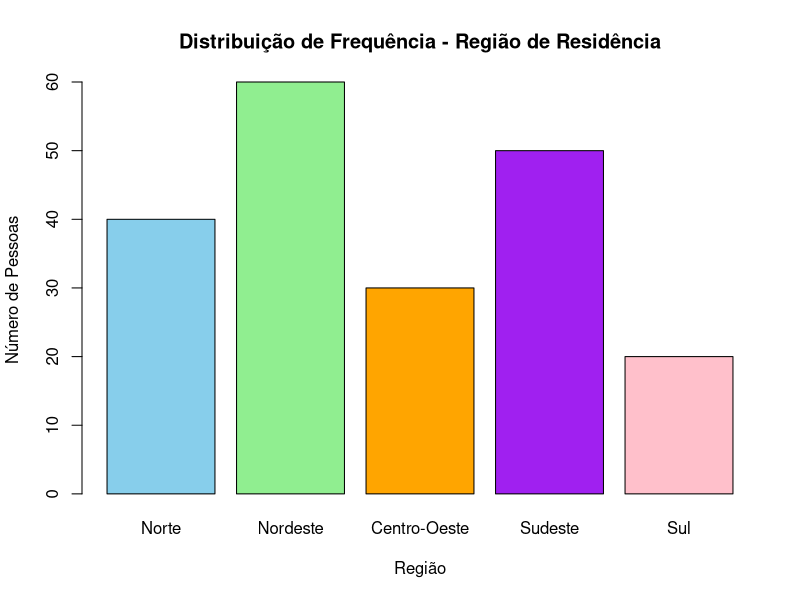
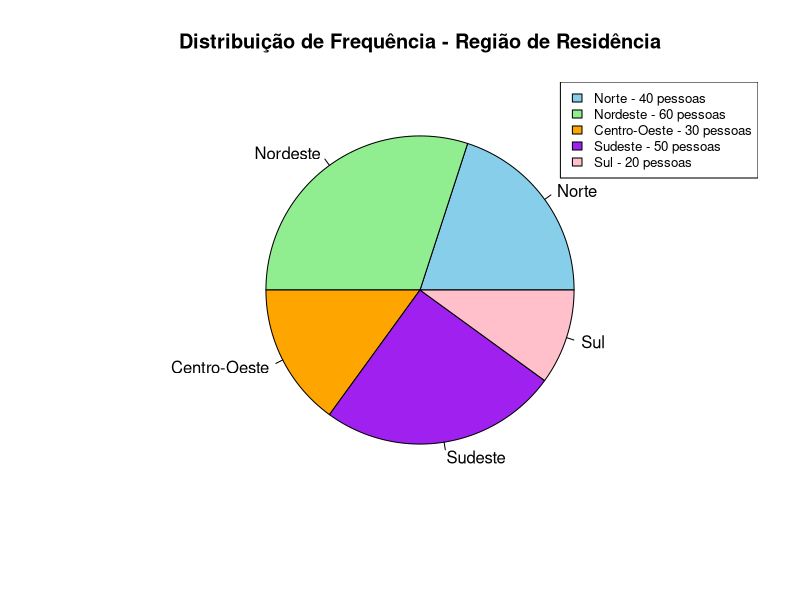
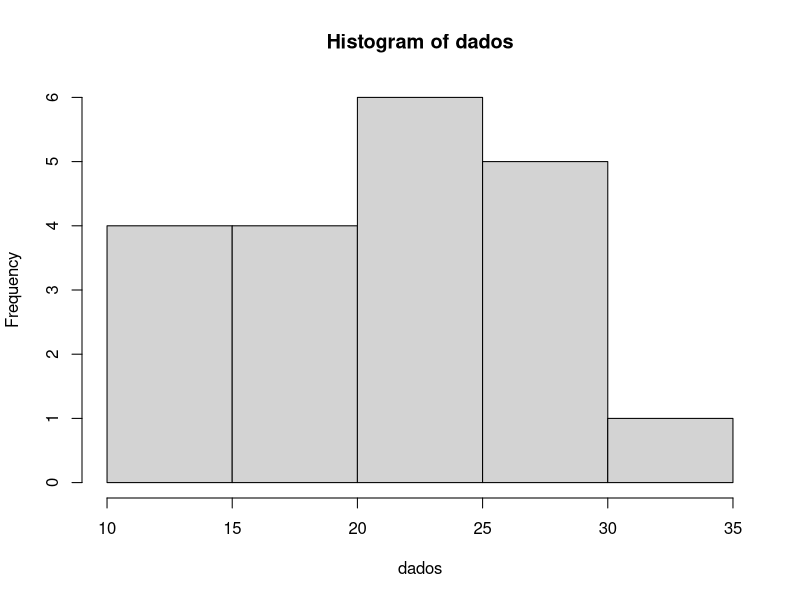
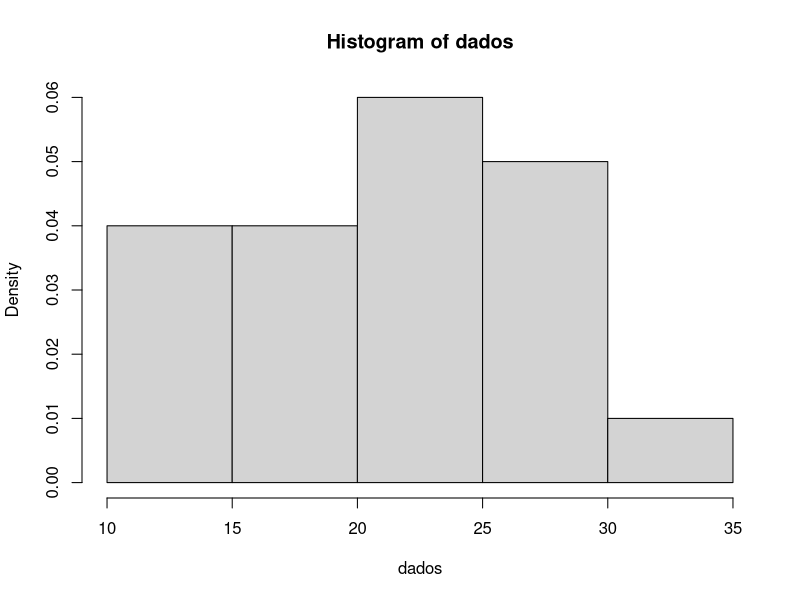

Write the R code that produced these figures, in order.
## ---- chunk 1
knitr::opts_chunk$set(#collapse = TRUE,
                      echo = TRUE, 
                      size = "footnotesize",
                      comment = NA,
                      warning = FALSE,
                      message = FALSE,
                      #out.width = "1\\linewidth",
                      fig.align = "center",
                      fig.width = 8, 
                      fig.height = 4, 
                      fig.show = "hold",
                      #fig.path = "Figuras1/",
                      fig.pos = "!htb",
                      fig.cap = TRUE,
                      background = "#E6E6FA",
                      #background = "black",
                      dev = c("png",'pdf'),
                      res=300,
                      dpi = 300)
## ---- chunk 2
#library(tidyverse)
#library(tinytex)
library(knitr)
library(kableExtra)
library(xtable)
library(ggplot2)
library(dplyr)
## ---- chunk 3
#| label: tbl-frutas
#| tbl-cap: "Distribuição por categoria de frutas."
#| tbl-cap-location: top

# Dados das categorias
categorias <- c("Maçã", "Banana", "Laranja", "Uva", "Manga")
frequencia <- c(25, 30, 20, 15, 10)

# Cálculo do total
total <- sum(frequencia)

# Proporção e percentual
prop <- frequencia / total
perc <- paste0(round(prop * 100, 2), "%")

# Montando a tabela com linha de Total
tabela_frutas <- rbind(
  data.frame(
    Categoria = categorias,
    Frequência = frequencia,
    Proporção = round(prop, 2),
    Percentual = perc
  ),
  data.frame(
    Categoria = "Total",
    Frequência = total,
    Proporção = 1.00,
    Percentual = "100%"
  )
)

# Gerando a tabela
kable(tabela_frutas, align = "c") %>%
  kable_styling(full_width = FALSE,
                bootstrap_options = c("striped", "hover", "condensed", "responsive")) %>%
  row_spec(nrow(tabela_frutas), bold = TRUE)  # destaca a última linha


## ---- chunk 4
#| label: tbl-regioes
#| tbl-cap: "Distribuição por região."
#| tbl-cap-location: top

# Criando os dados
regioes <- c("Norte", "Nordeste", "Centro-Oeste", "Sudeste", "Sul", "Total")
frequencia <- c(40, 60, 30, 50, 20, 200)
proporcao <- c(0.20, 0.30, 0.15, 0.25, 0.10, 1.00)
percentual <- c("20%", "30%", "15%", "25%", "10%", "100%")

tabela <- data.frame(
  Região = regioes,
  Frequência = frequencia,
  Proporção = proporcao,
  Percentual = percentual
)

# Gerando a tabela
kable(tabela, align = "c") %>%
  kable_styling(full_width = FALSE,
                bootstrap_options = c("striped", "hover", "condensed", "responsive")) %>%
  row_spec(6, bold = TRUE)  # deixa a linha do Total em negrito


## ---- chunk 5

# Dados da pesquisa
regioes <- c("Norte", "Nordeste", "Centro-Oeste", "Sudeste", "Sul")
frequencias <- c(40, 60, 30, 50, 20)

# Criar gráfico de barras
barplot(frequencias,
        names.arg = regioes,
        col = c("skyblue", "lightgreen", "orange", "purple", "pink"),
        main = "Distribuição de Frequência - Região de Residência",
        xlab = "Região",
        ylab = "Número de Pessoas")
# 

## ---- chunk 6


# Dados da pesquisa
regioes <- c("Norte", "Nordeste", "Centro-Oeste", "Sudeste", "Sul")
frequencias <- c(40, 60, 30, 50, 20)

# Criar gráfico de setores
pie(frequencias,
    labels = regioes,
    col = c("skyblue", "lightgreen", "orange", "purple", "pink"),
    main = "Distribuição de Frequência - Região de Residência")

# Adicionar legenda com valores
legend("topright",
       legend = paste(regioes, "-", frequencias, "pessoas"),
       fill = c("skyblue", "lightgreen", "orange", "purple", "pink"),
       cex = 0.8)

## ---- chunk 7
#| label: tbl-satisfacao
#| tbl-cap: "Distribuição por grau de satisfação."
#| tbl-cap-location: top
# Dados
categorias <- c("Muito insatisfeito", "Insatisfeito", "Neutro", "Satisfeito", "Muito satisfeito")
frequencia <- c(10, 20, 30, 40, 20)

# Total
total <- sum(frequencia)

# Proporção e percentual
prop <- frequencia / total
perc <- paste0(round(prop * 100, 1), "%")

# Montando tabela com linha de Total
tabela_satisfacao <- rbind(
  data.frame(
    "Grau de Satisfação" = categorias,
    "Frequência" = frequencia,
    "Proporção" = round(prop, 3),
    "Percentual" = perc,
    check.names = FALSE
  ),
  data.frame(
    "Grau de Satisfação" = "Total",
    "Frequência" = total,
    "Proporção" = 1.00,
    "Percentual" = "100%",
    check.names = FALSE
  )
)

# Gerando a tabela
kable(tabela_satisfacao, align = "c") %>%
  kable_styling(full_width = FALSE,
                bootstrap_options = c("striped", "hover", "condensed", "responsive")) %>%
  row_spec(nrow(tabela_satisfacao), bold = TRUE)  # destaca a linha do Total


## ---- chunk 8
#| label: tbl-satisfacaoacumulada
#| tbl-cap: "Distribuição acumulada por grau de satisfação."
#| tbl-cap-location: top
# Dados
categorias <- c("Muito satisfeito", "Satisfeito", "Neutro", "Insatisfeito", "Muito insatisfeito")
frequencia <- c(20, 40, 30, 20, 10)

# Total
total <- sum(frequencia)

# Frequência acumulada
freq_acum <- cumsum(frequencia)

# Percentual acumulado
perc_acum <- paste0(round(freq_acum / total * 100, 1), "%")

# Montando tabela com linha de Total
tabela_satisfacao_acum <- rbind(
  data.frame(
    "Grau de Satisfação" = categorias,
    "Frequência" = frequencia,
    "Freq. Acumulada" = freq_acum,
    "Percentual Acumulado" = perc_acum,
    check.names = FALSE
  ),
  data.frame(
    "Grau de Satisfação" = "Total",
    "Frequência" = total,
    "Freq. Acumulada" = total,
    "Percentual Acumulado" = "100%",
    check.names = FALSE
  )
)

# Gerando a tabela
kable(tabela_satisfacao_acum, align = "c") %>%
  kable_styling(full_width = FALSE,
                bootstrap_options = c("striped", "hover", "condensed", "responsive")) %>%
  row_spec(nrow(tabela_satisfacao_acum), bold = TRUE)  # destaca a linha do Total


## ---- chunk 9
#| label: tbl-ensino
#| tbl-cap: "Distribuição por nível de ensino."
#| tbl-cap-location: top
# Dados
categorias <- c("Pós-graduação", "Ensino Superior", "Ensino Médio",
                "Ensino Fundamental II", "Ensino Fundamental I")
frequencia <- c(500, 1500, 2500, 2000, 1000)

# Total
total <- sum(frequencia)

# Proporção e porcentagem
prop <- frequencia / total
perc <- paste0(round(prop * 100, 1), "%")

# Frequência acumulada e percentual acumulado
freq_acum <- cumsum(frequencia)
perc_acum <- paste0(round(freq_acum / total * 100, 1), "%")

# Montando tabela com linha de Total
tabela_ensino <- rbind(
  data.frame(
    "Nível de Ensino" = categorias,
    "Frequência" = frequencia,
    "Proporção" = round(prop, 3),
    "Porcentagem" = perc,
    "Freq. Acumulada (%)" = perc_acum,
    check.names = FALSE
  ),
  data.frame(
    "Nível de Ensino" = "Total",
    "Frequência" = total,
    "Proporção" = 1.00,
    "Porcentagem" = "100%",
    "Freq. Acumulada (%)" = "100%",
    check.names = FALSE
  )
)

# Gerando a tabela
kable(tabela_ensino, align = "c") %>%
  kable_styling(full_width = FALSE,
                bootstrap_options = c("striped", "hover", "condensed", "responsive")) %>%
  row_spec(nrow(tabela_ensino), bold = TRUE)  # destaca a linha do Total

## ---- chunk 10
#| label: tbl-idade
#| tbl-cap: "Distribuição por intervalo de idade."
#| tbl-cap-location: top
# Dados
intervalos <- c(
  "\\(10 \\vdash 20\\)",
  "\\(20 \\vdash 30\\)",
  "\\(30 \\vdash 40\\)",
  "\\(40 \\vdash 50\\)",
  "\\(50 \\vdash 60\\)",
  "\\(60 \\vdash 70\\)"
)
frequencia <- c(8, 20, 25, 22, 15, 10)

# Total
total <- sum(frequencia)

# Proporção e porcentagem
prop <- frequencia / total
perc <- paste0(round(prop * 100, 1), "%")

# Frequência acumulada e percentual acumulado
freq_acum <- cumsum(frequencia)
perc_acum <- paste0(round(freq_acum / total * 100, 1), "%")

# Montando tabela com linha de Total
tabela_idade <- rbind(
  data.frame(
    "Intervalo de Idade" = intervalos,
    "Frequência" = frequencia,
    "Proporção" = round(prop, 2),
    "Porcentagem" = perc,
    "Freq. Acumulada (%)" = perc_acum,
    check.names = FALSE
  ),
  data.frame(
    "Intervalo de Idade" = "Total",
    "Frequência" = total,
    "Proporção" = 1.00,
    "Porcentagem" = "100%",
    "Freq. Acumulada (%)" = "100%",
    check.names = FALSE
  )
)

# Gerando a tabela
kable(tabela_idade, align = "c", escape = FALSE) %>%   # escape=FALSE para renderizar LaTeX ($\vdash$)
  kable_styling(full_width = FALSE,
                bootstrap_options = c("striped", "hover", "condensed", "responsive")) %>%
  row_spec(nrow(tabela_idade), bold = TRUE)  # destaca a linha do Total


## ---- chunk 11
#| label: tbl-tempo
#| tbl-cap: "Distribuição por intervalo de tempo."
#| tbl-cap-location: top
# Dados
intervalos <- c(
  "\\(0 \\vdash 10\\)",
  "\\(10 \\vdash 20\\)",
  "\\(20 \\vdash 30\\)",
  "\\(30 \\vdash 40\\)",
  "\\(40 \\vdash 50\\)",
  "\\(50 \\vdash 60\\)",
  "\\(60 \\vdash 70\\)"
)
frequencia <- c(5, 12, 15, 10, 8, 6, 4)
# Montando tabela com colunas incompletas
tabela_exercicio <- rbind(
  data.frame(
    "Intervalo de Tempo" = intervalos,
    "Frequência" = frequencia,
    "Proporção" = "...",
    "Porcentagem" = "...",
    "Freq. Acumulada (%)" = "...",
    check.names = FALSE
  ),
  data.frame(
    "Intervalo de Tempo" = "Total",
    "Frequência" = sum(frequencia),
    "Proporção" = "1.00",
    "Porcentagem" = "100%",
    "Freq. Acumulada (%)" = "100%",
    check.names = FALSE
  )
)

# Gerando a tabela
kable(tabela_exercicio, align = "c", escape = FALSE) %>%
  kable_styling(full_width = FALSE,
                bootstrap_options = c("striped", "hover", "condensed", "responsive")) %>%
  row_spec(nrow(tabela_exercicio), bold = TRUE)  # destaca a linha do Total


## ---- chunk 12
#| label: tbl-tempocompleto
#| tbl-cap: "Distribuição por intervalo de tempo."
#| tbl-cap-location: top
# Intervalos com LaTeX
intervalos <- c(
  "\\(0 \\vdash 10\\)",
  "\\(10 \\vdash 20\\)",
  "\\(20 \\vdash 30\\)",
  "\\(30 \\vdash 40\\)",
  "\\(40 \\vdash 50\\)",
  "\\(50 \\vdash 60\\)",
  "\\(60 \\vdash 70\\)"
)

# Frequências
frequencia <- c(5, 12, 15, 10, 8, 6, 4)

# Total
total <- sum(frequencia)

# Proporção e porcentagem
prop <- frequencia / total
perc <- paste0(round(prop * 100, 1), "%")

# Frequência acumulada e percentual acumulado
freq_acum <- cumsum(frequencia)
perc_acum <- paste0(round(freq_acum / total * 100, 1), "%")

# Montando tabela com linha de Total
tabela_tempo <- rbind(
  data.frame(
    "Intervalo de Tempo" = intervalos,
    "Frequência" = frequencia,
    "Proporção" = round(prop, 3),
    "Porcentagem" = perc,
    "Freq. Acumulada (%)" = perc_acum,
    check.names = FALSE
  ),
  data.frame(
    "Intervalo de Tempo" = "Total",
    "Frequência" = total,
    "Proporção" = 1.00,
    "Porcentagem" = "100%",
    "Freq. Acumulada (%)" = "100%",
    check.names = FALSE
  )
)

# Gerando a tabela
kable(tabela_tempo, align = "c", escape = FALSE) %>%
  kable_styling(full_width = FALSE,
                bootstrap_options = c("striped", "hover", "condensed", "responsive")) %>%
  row_spec(nrow(tabela_tempo), bold = TRUE)  # destaca a linha do Total


## ---- chunk 13
# Dados
dados <- c(11, 33, 25, 14, 22,
           23, 28, 18, 17, 29,
           30, 26, 26, 23, 14,
           17, 22, 19, 25, 15)
sort(dados)
## ---- chunk 14
#| label: tbl-transito
#| tbl-cap: "Distribuição de frequência do tempo de deslocamento."
#| tbl-cap-location: top
# Dados
dados <- c(11, 33, 25, 14, 22,
           23, 28, 18, 17, 29,
           30, 26, 26, 23, 14,
           17, 22, 19, 25, 15)

# Intervalos com LaTeX
intervalos <- c(
  "\\(10 \\dashv 15\\)",
  "\\(15 \\dashv 20\\)",
  "\\(20 \\dashv 25\\)",
  "\\(25 \\dashv 30\\)",
  "\\(30 \\dashv 35\\)"
)

# Frequências corretas
frequencia <- c(4, 4, 6, 5, 1)

# Total
total <- sum(frequencia)

# Proporção e porcentagem
prop <- frequencia / total
perc <- paste0(round(prop * 100, 1), "%")

# Montando tabela com linha de Total
tabela_tempo <- data.frame(
  "Intervalo de Tempo" = c(intervalos, "Total"),
  "Frequência" = c(frequencia, total),
  "Proporção" = c(round(prop, 3), 1.000),
  "Porcentagem" = c(perc, "100%"),
  check.names = FALSE
)

# Gerando a tabela
kable(tabela_tempo, align = "c", escape = FALSE) %>%
  kable_styling(full_width = FALSE,
                bootstrap_options = c("striped", "hover", "condensed", "responsive")) %>%
  row_spec(nrow(tabela_tempo), bold = TRUE)


## ---- chunk 15
# Dados
dados <- c(11, 33, 25, 14, 22,
           23, 28, 18, 17, 29,
           30, 26, 26, 23, 14,
           17, 22, 19, 25, 15)
hist(dados)

## ---- chunk 16
hist(dados, probability=T)
